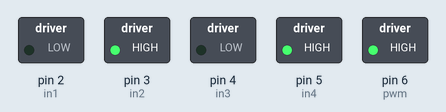
Simulated run of this sketch. Board: Arduino Uno, built with avr-gcc and run on an emulated ATmega328P. Shown: switched loads named in the sketch (green lamp = pin HIGH).

Above: at 0.1 s.
Timing chart, 0 to 1.6 s (numbered marks = the images above):
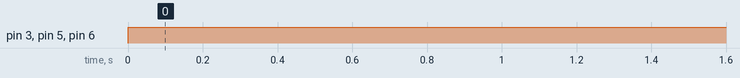

The sketch:

prueba_de_rotacion1.ino
```cpp
const int in1 = 2;
const int in2 = 3;
const int in3 = 4;
const int in4 = 5;
const int pwm = 6;


void setup()
{
  Serial.begin(9600);
  l293d(in1,in2,in3,in4,pwm);
}

void loop()
{
  adelante(255);
}


void l293d(int pin1, int pin2, int pin3, int pin4, int vel)
{
  int pines[5] = {pin1,pin2,pin3,pin4,vel};
  for(int i=0;i<=4;i++)
  {
    pinMode(pines[i],OUTPUT);
  }
  digitalWrite(pin1,LOW);
  digitalWrite(pin2,LOW);
  digitalWrite(pin3,LOW);
  digitalWrite(pin4,LOW);
  analogWrite(vel,0);
}

void adelanteM1(void)
{
  digitalWrite(in1,LOW);
  digitalWrite(in2,HIGH);
}

void adelanteM2(void)
{
  digitalWrite(in3,LOW);
  digitalWrite(in4,HIGH);
}

void atrasM1(void)
{
  digitalWrite(in1,HIGH);
  digitalWrite(in2,LOW);
}

void atrasM2(void)
{
  digitalWrite(in3,HIGH);
  digitalWrite(in4,LOW);
}

void adelante(int velocidad)
{
  adelanteM2();
  adelanteM1();
  analogWrite(pwm,velocidad);
}
void atras(int velocidad)
{
  atrasM1();
  atrasM2();
  analogWrite(pwm,velocidad);
}

void CW(int velocidad)
{
  adelanteM1();
  atrasM2();
  analogWrite(pwm,velocidad);
}

void CCW(int velocidad)
{
  atrasM1();
  adelanteM2();
  analogWrite(pwm,velocidad);
}

void detenido(void)
{
  digitalWrite(in1,LOW);
  digitalWrite(in2,LOW);
  digitalWrite(in3,LOW);
  digitalWrite(in4,LOW);
  analogWrite(pwm,0);
}
```

Measured:
- by itself, pin 3 (in2), pin 5 (in4), pin 6 (pwm): LOW → HIGH at 0.00 s
